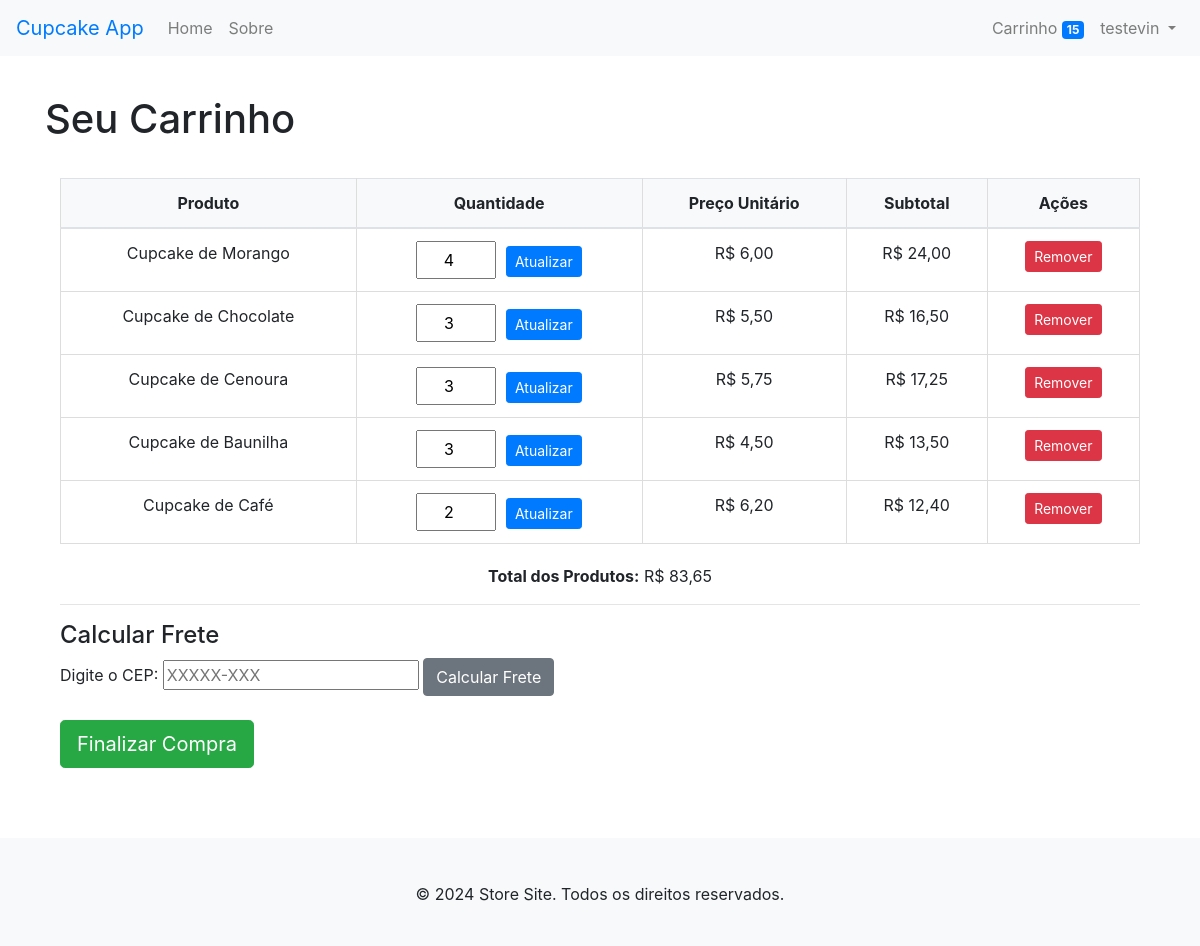
The app's page /carrinho/ (signed in), older data.
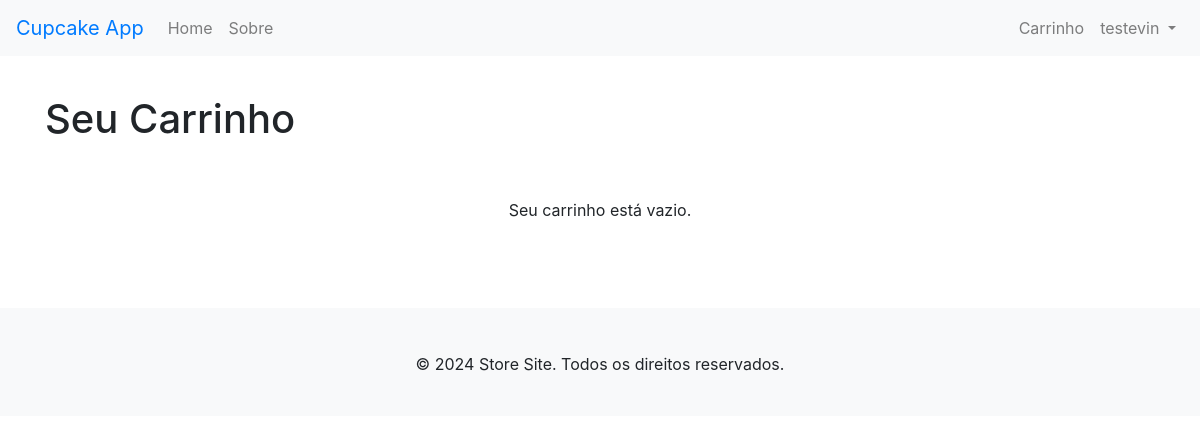
The same page, newer data.
### meu_app/models.py (models this page shows, shortened)
class CarrinhoProduto(models.Model):
    carrinho = models.ForeignKey(Carrinho, on_delete=models.CASCADE)
    produto = models.ForeignKey(Produto, on_delete=models.CASCADE)
    quantidade = models.PositiveIntegerField(default=1)
    @property
    def subtotal(self):
        return self.quantidade * self.produto.preco

class Produto(models.Model):
    titulo = models.CharField(max_length=100)
    descricao = models.TextField()
    preco = models.DecimalField(max_digits=10, decimal_places=2)
    imagem = models.ImageField(upload_to='produtos/', blank=True, null=True)

### meu_app/views.py (the view, shortened to what this page needs)
# urls.py: path('carrinho/', views.carrinho, name='carrinho'),  # Página do carrinho
@login_required
def carrinho(request):
    carrinho = Carrinho.objects.filter(usuario=request.user).first()
    itens = []
    total_geral = 0.0  # Certifique-se de usar float
    frete = None
    erro_cep = None
    total_com_frete = None
    if carrinho:
        itens = carrinho.carrinhoproduto_set.all()
        total_geral = float(sum(item.subtotal for item in itens))  # Converta para float
    return render(request, 'meu_app/carrinho.html', {
        'carrinho': carrinho,
        'itens': itens,
        'total_geral': total_geral,
        'frete': frete,
        'total_com_frete': total_com_frete,
        'erro_cep': erro_cep
    })

### meu_app/context_processors.py (called while the page is built)
def carrinho_count(request):
    if request.user.is_authenticated:
        carrinho = Carrinho.objects.filter(usuario=request.user).first()
        if carrinho:
            return {'carrinho_count': carrinho.carrinhoproduto_set.aggregate(total=Sum('quantidade'))['total'] or 0}
    return {'carrinho_count': 0}

### meu_app/templates/meu_app/carrinho.html (shortened to what this page needs)
{% extends 'meu_app/base.html' %}
{% block content %}
<h1>Seu Carrinho</h1>
<div class="container">
    {% if carrinho and itens %}
    <table class="table">
        <thead>
            <tr>
                <th>Produto</th>
                <th>Quantidade</th>
                <th>Preço Unitário</th>
                <th>Subtotal</th>
                <th>Ações</th>
            </tr>
        </thead>
        <tbody>
            {% for item in itens %}
            <tr>
                <td>{{ item.produto.titulo }}</td>
                <td>
                    <form method="post" action="{% url 'atualizar_quantidade' item.produto.id %}">
                        <input type="number" name="quantidade" value="{{ item.quantidade }}" min="1">
                        <button type="submit" class="btn btn-primary btn-sm">Atualizar</button>
                    </form>
                </td>
                <td>R$ {{ item.produto.preco }}</td>
                <td>R$ {{ item.subtotal }}</td>
                <td>
                    <form method="post" action="{% url 'remover_item' item.produto.id %}">
                        <button type="submit" class="btn btn-danger btn-sm">Remover</button>
                    </form>
                </td>
            </tr>
            {% endfor %}
        </tbody>
    </table>
    <div class="text-end">
        <p><strong>Total dos Produtos:</strong> R$ {{ total_geral }}</p>
    </div>
    <hr>
    <h4>Calcular Frete</h4>
    <form method="post" action="{% url 'carrinho' %}">
        <label for="cep">Digite o CEP:</label>
        <input
            type="text"
            id="cep"
            name="cep"
            maxlength="9"
            pattern="\d{5}-\d{3}"
            placeholder="XXXXX-XXX"
            required
            oninput="formatarCEP(this)"
        >
        <button type="submit" class="btn btn-secondary">Calcular Frete</button>
    </form>
    <div class="text-end mt-4">
        <form method="get" action="{% url 'finalizar_compra' %}">
            <button type="submit" class="btn btn-success btn-lg">Finalizar Compra</button>
        </form>
    </div>
    {% else %}
    <p>Seu carrinho está vazio.</p>
    {% endif %}
</div>
{% endblock %}

### meu_app/templates/meu_app/base.html (shortened to what this page needs)
<!DOCTYPE html>
<html lang="en">
<head>
    {% load static %}
    <link rel="stylesheet" href="https://cdn.jsdelivr.net/npm/bootstrap@4.0.0/dist/css/bootstrap.min.css">
    <link rel="stylesheet" href="{% static 'css/style.css' %}">
</head>
<body>
    <header>
        <nav class="navbar navbar-expand-lg navbar-light bg-light shadow">
            <a class="navbar-brand text-primary" href="/">Cupcake App</a>
            <div class="collapse navbar-collapse" id="navbarNav">
                <ul class="navbar-nav mr-auto">
                    <li class="nav-item">
                        <a class="nav-link" href="{% url 'home' %}">Home</a>
                    </li>
                    <li class="nav-item">
                        <a class="nav-link" href="{% url 'about' %}">Sobre</a>
                    </li>
                </ul>
                <ul class="navbar-nav">
                    <li class="nav-item">
                        <a class="nav-link" href="{% url 'carrinho' %}">
                            Carrinho
                            {% if carrinho_count > 0 %}
                            <span class="badge badge-primary">{{ carrinho_count }}</span>
                            {% endif %}
                        </a>
                    </li>
                    {% if user.is_authenticated %}
                    <li class="nav-item dropdown">
                        <a class="nav-link dropdown-toggle" href="#" id="userDropdown" role="button" data-toggle="dropdown" aria-haspopup="true" aria-expanded="false">
                            {{ user.username }}
                        </a>
                    </li>
                    {% endif %}
                </ul>
            </div>
        </nav>
    </header>
    <main class="container mt-4">
        {% block content %}{% endblock %}
    </main>
    <footer class="text-center py-4 bg-light">
        <p>&copy; 2024 Store Site. Todos os direitos reservados.</p>
    </footer>
</body>
</html>

### store_site/static/css/style.css (style rules this page uses)
.container { margin: 20px auto; padding: 15px; }
p { text-align: center; margin-top: 20px; }

Row changes from the older to the newer data that the page shows:
removed CarrinhoProduto: produto.titulo "Cupcake de Morango", quantidade "4", produto.preco "6,00", subtotal "24,00"
removed CarrinhoProduto: produto.titulo "Cupcake de Chocolate", quantidade "3", produto.preco "5,50", subtotal "16,50"
removed CarrinhoProduto: produto.titulo "Cupcake de Cenoura", quantidade "3", produto.preco "5,75", subtotal "17,25"
removed CarrinhoProduto: produto.titulo "Cupcake de Baunilha", quantidade "3", produto.preco "4,50", subtotal "13,50"
removed CarrinhoProduto: produto.titulo "Cupcake de Café", quantidade "2", produto.preco "6,20", subtotal "12,40"
Text that changed along with them:
{{ carrinho_count }}: "15" → (not shown)
{{ total_geral }}: "83,65" → (not shown)
text no longer shown: "Produto Quantidade Preço Unitário Subtotal Ações Total dos Produtos: R$ Calcular Frete Digite o CEP: Calcular Frete Finalizar Compra"
text now shown: "Seu carrinho está vazio."
